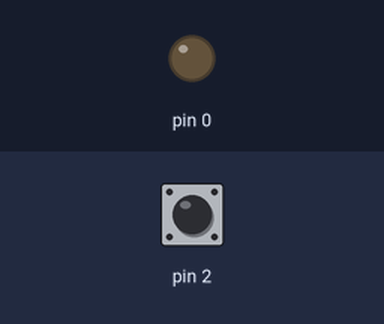
This sketch was run on a simulated Arduino Uno, built with avr-gcc and run on an emulated ATmega328P. On the bench: output pins drawn as LEDs (lit = HIGH). The test bench sets the inputs (shaded band); at power-on: pin 2 HIGH.

Above: at 1.2 s.
1.3 s: pin 2 pulled LOW for 0.15 s
At 2.6 s:
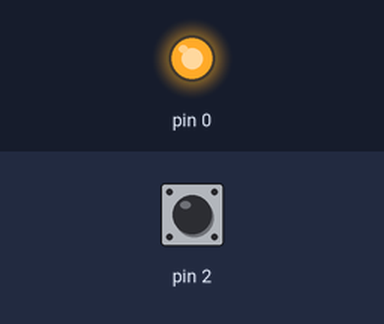
2.9 s: pin 2 pulled LOW for 1 s
At 5.1 s:
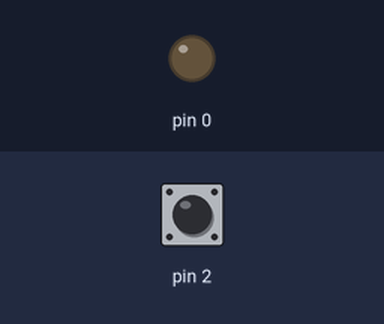
5.4 s: pin 2 pulled LOW for 3.2 s
At 8.9 s:
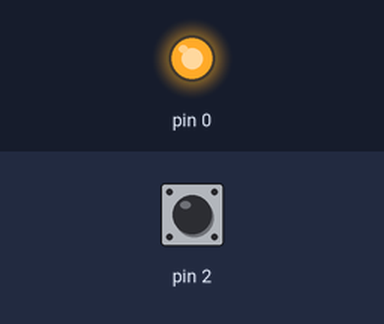
Timing chart, 0 to 10.4 s (numbered marks = the images above; inputs shaded):
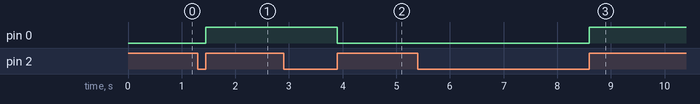

The sketch:

Sheet2_Q7.ino
```cpp
void setup() {
  pinMode(0, OUTPUT);
  digitalWrite(0, LOW);
  pinMode (2, INPUT_PULLUP);
  attachInterrupt(digitalPinToInterrupt(2), state, CHANGE);

}
int FTime = 0;
int STime = 0;
byte LEDState = 2;
boolean timeState = false;
void state() {
  if (timeState == false) {
    FTime = millis();
    timeState = true;
  }
  else if (timeState == true) {
    STime =  millis();
    timeState = false;
    if (((STime - FTime) >= 5000) && (LEDState != 1)) {
      LEDState = 1;
    } else if (((STime - FTime) >= 5000) && (LEDState == 1)) {
      LEDState = 2;
    } else if (((STime - FTime) < 5000) && (LEDState == 3)) {
      LEDState = 2;
    } else if (((STime - FTime) < 5000) && (LEDState == 2 )) {
      LEDState = 3;
    }
  }
}
void loop() {
  switch (LEDState) {
    case 1:
      {
        digitalWrite(0, HIGH);
        delay(500);
        digitalWrite(0, LOW);
        delay(500);
        break;
      }
    case 2:
      {
        digitalWrite(0, LOW);
        break;
      }
    case 3:
      {
        digitalWrite(0, HIGH);
        break;
      }
  }
}
```

Measured:
- after the input at 1.3 s, pin 0: LOW → HIGH after 0.15 s
- after the input at 2.9 s, pin 0: HIGH → LOW after 1.0 s
- after the input at 5.4 s, pin 0: LOW → HIGH after 3.2 s
